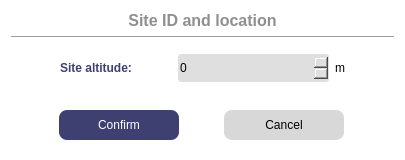
<?xml version="1.0" encoding="UTF-8"?>
<ui version="4.0">
 <class>WSiteAltitude</class>
 <widget class="QDialog" name="WSiteAltitude">
  <property name="geometry">
   <rect>
    <x>0</x>
    <y>0</y>
    <width>405</width>
    <height>160</height>
   </rect>
  </property>
  <property name="windowTitle">
   <string>Log data period configuration</string>
  </property>
  <property name="styleSheet">
   <string notr="true">#WSiteAltitude {
 background-color:white;
 border-radius: 5px;
}
#label{
 color: #3E4072;
 font-weight: 800;
}
#buttonBox{
 background-color: #3E4072;
}
#label_Title{
 color: #8F8F8F;
 font-weight: 600;
}
QComboBox, 
QSpinBox,
QDoubleSpinBox {
 background-color:#DFDFDF;
 border-radius: 3px;
 color: black;
}
#pushButton_Confirm,
#pushButton_Cancel {
 border: none;
 border-radius: 8px;
}
#pushButton_Confirm {
 color: white;
 background-color: #3E4072;
}
#pushButton_Confirm:hover {
 color: white;
 background-color: #595D89;
}
#pushButton_Cancel {
 background-color: #D8D8D8;
}
#pushButton_Cancel:hover {
 background-color: #ACACAC;
}</string>
  </property>
  <layout class="QVBoxLayout" name="verticalLayout">
   <item>
    <widget class="QLabel" name="label_Title">
     <property name="font">
      <font>
       <pointsize>12</pointsize>
       <fontweight>DemiBold</fontweight>
      </font>
     </property>
     <property name="text">
      <string>Site ID and location</string>
     </property>
     <property name="alignment">
      <set>Qt::AlignCenter</set>
     </property>
    </widget>
   </item>
   <item>
    <widget class="Line" name="line">
     <property name="orientation">
      <enum>Qt::Horizontal</enum>
     </property>
    </widget>
   </item>
   <item>
    <widget class="QWidget" name="widget" native="true">
     <layout class="QGridLayout" name="gridLayout">
      <item row="0" column="1">
       <widget class="QSpinBox" name="spinBox_Altitude">
        <property name="minimumSize">
         <size>
          <width>0</width>
          <height>28</height>
         </size>
        </property>
        <property name="minimum">
         <number>-500</number>
        </property>
        <property name="maximum">
         <number>10000</number>
        </property>
       </widget>
      </item>
      <item row="0" column="2">
       <widget class="QLabel" name="label_2">
        <property name="maximumSize">
         <size>
          <width>50</width>
          <height>16777215</height>
         </size>
        </property>
        <property name="text">
         <string>m</string>
        </property>
       </widget>
      </item>
      <item row="0" column="0">
       <widget class="QLabel" name="label">
        <property name="text">
         <string>Site altitude:</string>
        </property>
        <property name="alignment">
         <set>Qt::AlignCenter</set>
        </property>
       </widget>
      </item>
     </layout>
    </widget>
   </item>
   <item>
    <spacer name="verticalSpacer">
     <property name="orientation">
      <enum>Qt::Vertical</enum>
     </property>
     <property name="sizeHint" stdset="0">
      <size>
       <width>20</width>
       <height>40</height>
      </size>
     </property>
    </spacer>
   </item>
   <item>
    <widget class="QWidget" name="widget_3" native="true">
     <layout class="QHBoxLayout" name="horizontalLayout">
      <item>
       <widget class="QPushButton" name="pushButton_Confirm">
        <property name="minimumSize">
         <size>
          <width>0</width>
          <height>30</height>
         </size>
        </property>
        <property name="maximumSize">
         <size>
          <width>120</width>
          <height>16777215</height>
         </size>
        </property>
        <property name="text">
         <string>Confirm</string>
        </property>
       </widget>
      </item>
      <item>
       <widget class="QPushButton" name="pushButton_Cancel">
        <property name="minimumSize">
         <size>
          <width>120</width>
          <height>30</height>
         </size>
        </property>
        <property name="maximumSize">
         <size>
          <width>120</width>
          <height>16777215</height>
         </size>
        </property>
        <property name="text">
         <string>Cancel</string>
        </property>
       </widget>
      </item>
     </layout>
    </widget>
   </item>
  </layout>
 </widget>
 <resources/>
 <connections>
  <connection>
   <sender>pushButton_Confirm</sender>
   <signal>clicked()</signal>
   <receiver>WSiteAltitude</receiver>
   <slot>accept()</slot>
   <hints>
    <hint type="sourcelabel">
     <x>158</x>
     <y>143</y>
    </hint>
    <hint type="destinationlabel">
     <x>89</x>
     <y>312</y>
    </hint>
   </hints>
  </connection>
  <connection>
   <sender>pushButton_Cancel</sender>
   <signal>clicked()</signal>
   <receiver>WSiteAltitude</receiver>
   <slot>reject()</slot>
   <hints>
    <hint type="sourcelabel">
     <x>313</x>
     <y>148</y>
    </hint>
    <hint type="destinationlabel">
     <x>312</x>
     <y>275</y>
    </hint>
   </hints>
  </connection>
 </connections>
</ui>
